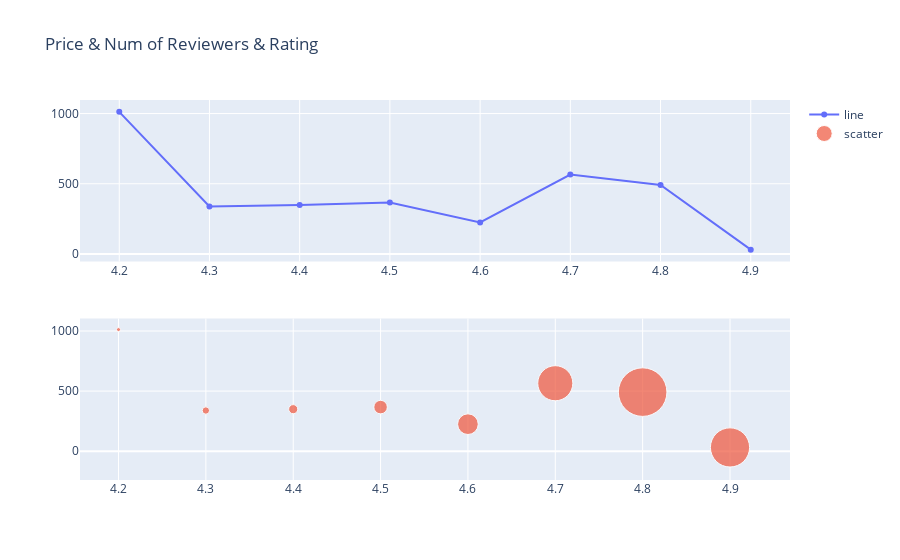

Source (notebook cell):
### Markdown cell above
> Insight:<br>
The more people review a wine, the less rating this wine get

### Code cell
rate_num_price = df.groupby('rating')[['num_reviews', 'price']].mean()
fig = make_subplots(rows=2, cols=1)

fig.add_trace(go.Line(x=rate_num_price.index, y=rate_num_price['num_reviews'], name='line'))


fig.add_trace(go.Scatter(x=rate_num_price.index, y=rate_num_price['num_reviews'], mode='markers', 
                         marker={'size':rate_num_price['price'] / 8}, name='scatter', 
                         hovertemplate = 'Rate: %{x}<br># Reviewers: %{y:}<br>Price: %{marker.size:.2f} $')
              , row=2, col=1)

fig.update_layout(hovermode='closest', hoverlabel=dict(bgcolor="white", font_size=16), 
                  title_text='Price & Num of Reviewers & Rating')

### Figure 1 — Plotly figure (JSON) as saved in the notebook; plotly's stock layout.template omitted (floating-point values rounded to 4 significant figures)
{"data": [{"name": "line", "type": "scatter", "x": [4.2, 4.3, 4.4, 4.5, 4.6, 4.7, 4.8, 4.9], "y": [1012.0, 338.3, 349.6, 366.9, 224.7, 565.5, 491.6, 31]}, {"hovertemplate": "Rate: %{x}<br># Reviewers: %{y:}<br>Price: %{marker.size:.2f} $", "marker": {"size": [4.001, 7.347, 9.113, 13.53, 20.68, 35.07, 48.57, 39.19]}, "mode": "markers", "name": "scatter", "type": "scatter", "x": [4.2, 4.3, 4.4, 4.5, 4.6, 4.7, 4.8, 4.9], "xaxis": "x2", "y": [1012.0, 338.3, 349.6, 366.9, 224.7, 565.5, 491.6, 31], "yaxis": "y2"}], "layout": {"hoverlabel": {"bgcolor": "white", "font": {"size": 16}}, "hovermode": "closest", "title": {"text": "Price & Num of Reviewers & Rating"}, "xaxis": {"anchor": "y", "domain": [0, 1]}, "xaxis2": {"anchor": "y2", "domain": [0, 1]}, "yaxis": {"anchor": "x", "domain": [0.575, 1]}, "yaxis2": {"anchor": "x2", "domain": [0, 0.425]}}}
